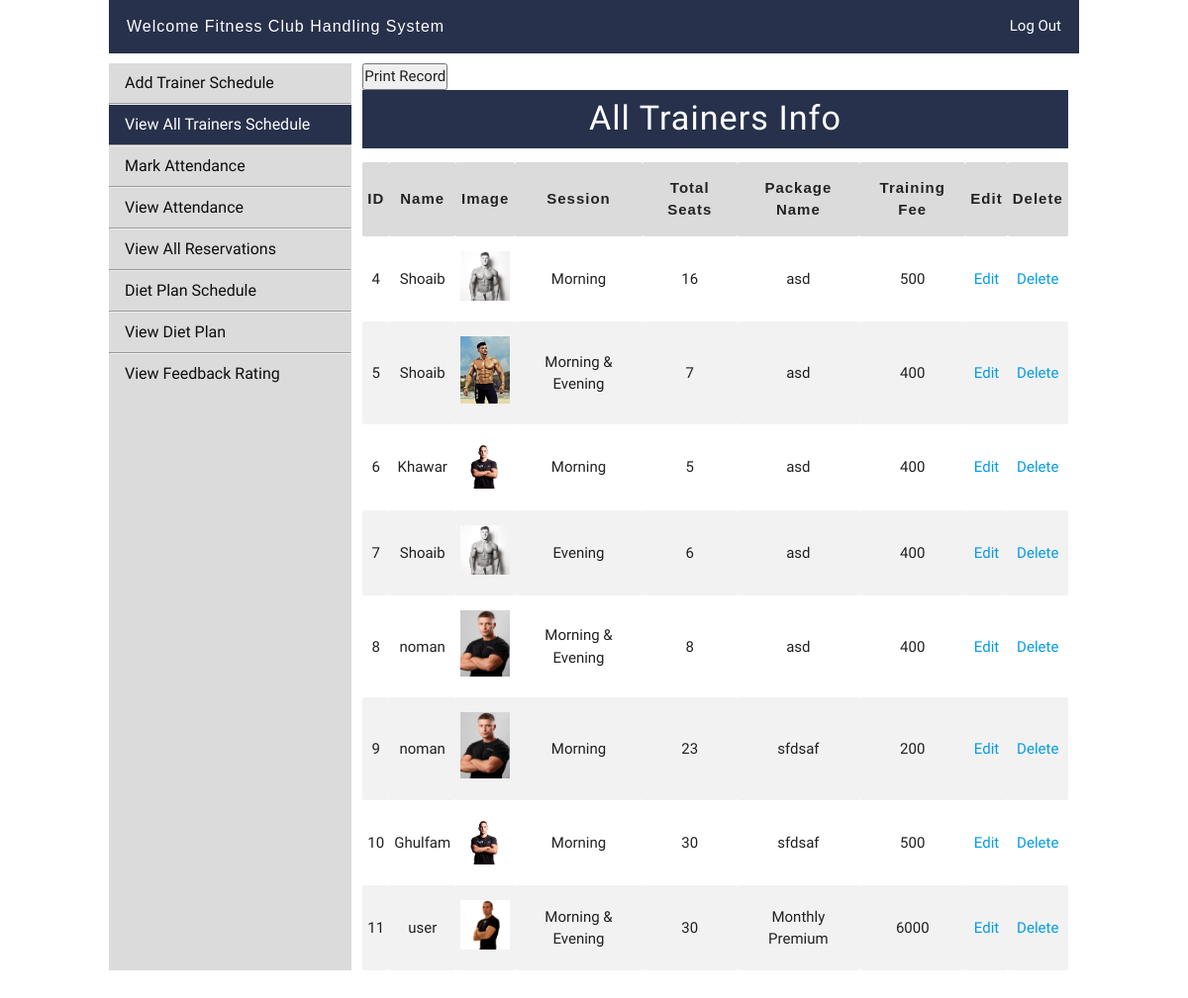
/adminpanel/adminarea.php?view_trainers, run on the app's committed database.
### tables this page shows
CREATE TABLE `trainers` (
  `trainer_id` int(100) NOT NULL,
  `session_id` int(100) NOT NULL,
  `total_seats` varchar(255) NOT NULL,
  `trainer_image` text NOT NULL,
  `trainer_name` varchar(255) NOT NULL,
  `trainer_details` text NOT NULL,
  `package_name` varchar(50) DEFAULT NULL,
  `training_fee` varchar(20) DEFAULT NULL
);

CREATE TABLE `session` (
  `session_id` int(100) NOT NULL,
  `session_name` varchar(255) NOT NULL
);

### adminpanel/view_trainers.php (the view, shortened to what this page needs)
<button onClick="window.print()">Print Record</button>
<div class="row view_table">
    <div class="col 12 m12 l12" style="padding: 0 !important">
        <h4 class="center heading" style="margin-top: 0px;">All Trainers Info</h4>
        <table>
            <tr>
                <th>ID</th>
                <th>Name</th>
                <th>Image</th>
                <th>Session</th>
                <th>Total Seats</th>
                <th>Package Name</th>
                <th>Training Fee</th>
                <th>Edit</th>
                <th>Delete</th>
            </tr>
            <?php
                $get_trainers = "SELECT * FROM trainers";
                $run_trainers = mysqli_query($con, $get_trainers);
                while($row_trainers = mysqli_fetch_array($run_trainers)) {
                    $trainer_id = $row_trainers['trainer_id'];
                    $session_id = $row_trainers['session_id'];
                    $trainer_name = $row_trainers['trainer_name'];
                    $trainer_image = $row_trainers['trainer_image'];
                    $total_seats = $row_trainers['total_seats'];
                    $package_name = $row_trainers['package_name'];
                    $training_fee = $row_trainers['training_fee'];
                    $get_session = "select * from session where session_id = '$session_id'";
                    $run_session = mysqli_query($con, $get_session);
                    $row_session = mysqli_fetch_array($run_session);
                    $session_name='';
                    if(isset($row_session))
                       $session_name = $row_session['session_name'];
            ?>
            <tr>
                <td><?php echo $trainer_id; ?></td>
                <td><?php echo $trainer_name ?></td>
                <td><img src="trainers/<?php echo $trainer_image ?>" style="width: 50px;"></td>
                <td><?php echo $session_name ?></td>
                <td><?php echo $total_seats ?></td>
                <td><?php echo $package_name ?></td>
                <td><?php echo $training_fee ?></td>
                <td><a href="adminarea.php?edit_trainer=<?php echo $trainer_id ?>">Edit</a></td>
                <td><a href="delete_trainer.php?delete_trainer=<?php echo $trainer_id ?>">Delete</a></td>
            </tr>
            <?php } ?>
        </table>
    </div>
</div>

### css/style.css (style rules this page uses)
* { margin: 0; padding: 0; }
h4.heading { font-family: 'Julius Sans One', sans-serif; background: #27314b; color: #fff; padding: 10px 0px 12px 0px; letter-spacing: 1px; }
.view_table table th { text-align: center; background: #dbdbdb; color: #232323; font-family: sans-serif; letter-spacing: 1px; }
.view_table table td { text-align: center; }
.view_table table tr:nth-of-type(odd) { background: #f2f2f2; }

### data on the page
trainers: trainer_id "4", trainer_name "Shoaib", trainer_image (picture), session.session_name "Morning", total_seats "16", package_name "asd", training_fee "500"
trainers: trainer_id "5", trainer_name "Shoaib", trainer_image (picture), session.session_name "Morning & Evening", total_seats "7", package_name "asd", training_fee "400"
trainers: trainer_id "6", trainer_name "Khawar", trainer_image (picture), session.session_name "Morning", total_seats "5", package_name "asd", training_fee "400"
trainers: trainer_id "7", trainer_name "Shoaib", trainer_image (picture), session.session_name "Evening", total_seats "6", package_name "asd", training_fee "400"
trainers: trainer_id "8", trainer_name "noman", trainer_image (picture), session.session_name "Morning & Evening", total_seats "8", package_name "asd", training_fee "400"
trainers: trainer_id "9", trainer_name "noman", trainer_image (picture), session.session_name "Morning", total_seats "23", package_name "sfdsaf", training_fee "200"
trainers: trainer_id "10", trainer_name "Ghulfam", trainer_image (picture), session.session_name "Morning", total_seats "30", package_name "sfdsaf", training_fee "500"
trainers: trainer_id "11", trainer_name "user", trainer_image (picture), session.session_name "Morning & Evening", total_seats "30", package_name "Monthly Premium", training_fee "6000"
